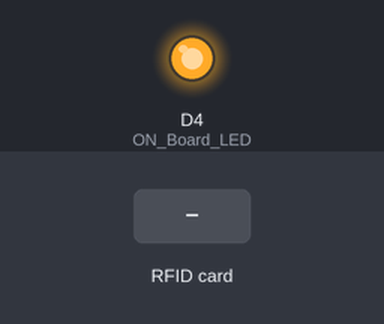
Bench run of a sketch on a simulated ESP8266 (NodeMCU). Parts: output pins drawn as LEDs (lit = HIGH). The inputs (shaded band) are chosen by the test bench. WiFi joins after 1.5 s; servers stay silent unless stated; uploads are accepted with an empty reply; what the sketch prints to the serial monitor is not drawn.

Above: at 3.2 s.
3.3 s: RFID card 13 03 20 00 held to the reader
At 4.1 s:
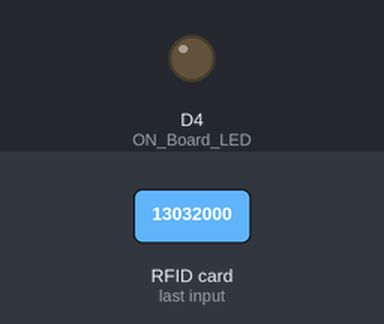
4.8 s: RFID card 5E 7A 19 C4 held to the reader
At 6.3 s:
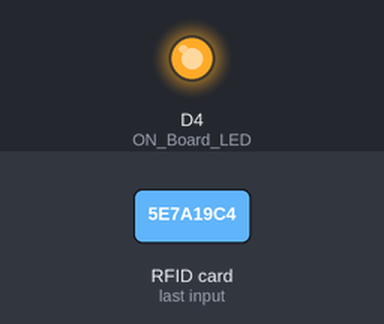
Timing chart, 0 to 7.8 s (numbered marks = the images above; inputs shaded):
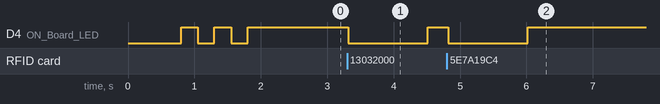

Measured:
- after the input at 3.3 s, D4 (ON_Board_LED): HIGH → LOW at once, → HIGH 1.2 s later
- after the input at 4.8 s, D4 (ON_Board_LED): HIGH → LOW at once, → HIGH 1.2 s later

The sketch:

code_arduino.ino.ino
```cpp
/*
# # # # # # # # # # # # # # # # # # # # # # # # # # # # # # # # # # # #
# RFID MFRC522 / RC522  : https://github.com/miguelbalboa/rfid       #
#                                                                     #
#                 cài đặt :                                           #
# NodeMCU ESP8266/ESP12E    RFID MFRC522 / RC522                      #
#         D2       <---------->   SDA/SS                              #
#         D5       <---------->   SCK                                 #
#         D7       <---------->   MOSI                                #
#         D6       <---------->   MISO                                #
#         GND      <---------->   GND                                 #
#         D1       <---------->   RST                                 #
#         3V/3V3   <---------->   3.3V                                #
# # # # # # # # # # # # # # # # # # # # # # # # # # # # # # # # # # # #

*/

//----------------------------------------thư viện NodeMCU ESP8266 --------------------------------------//
//---------------------------------------- https://www.youtube.com/watch?v=8jMr94B8iN0 để thêm thư viện và mạch NodeMCU ESP8266
#include <ESP8266WebServer.h>
#include <ESP8266HTTPClient.h>
#include <WiFiClient.h>

WiFiClient wifiClient;


//----------------------------------------thư viện SPI and MFRC522 -----------------------------------------------------//
//----------------------------------------tải thư viện MFRC522 / RC522 : https://github.com/miguelbalboa/rfid  -------------------------//
#include <SPI.h>
#include <MFRC522.h>
//-----------------------------------------------------------------------------------------------------------//

#define SS_PIN D2           //--> SDA / SS nối chân D2
#define RST_PIN D1          //--> RST nối chân D1
MFRC522 mfrc522(SS_PIN, RST_PIN);   //--> tạo lập MFRC522

#define ON_Board_LED 2  //--> Xác định đèn LED On Board, được sử dụng để báo khi quá trình kết nối với bộ định tuyến Wi-Fi


//----------------------------------------thông tin về wi-fi ---------------------------------------------------------//
const char* ssid = "Vusang1303";
const char* password = "13032000";
//-----------------------------------------------------------------//

ESP8266WebServer server(80);        //--> Server cổng 80

int readsuccess;
byte readcard[4];
char str[32] = "";
String StrUID;


//--------------------------------------------------- cài đặt --------------------------------------------------//
void setup() {
  Serial.begin(115200);     //--> tạo giao tiếp với máy tính
  SPI.begin();              //-->  SPI bus
  mfrc522.PCD_Init();       //-->  MFRC522 card

  delay(500);

  WiFi.begin(ssid, password);     //--> kết nối WiFi
  Serial.println("");

  pinMode(ON_Board_LED,OUTPUT);
  digitalWrite(ON_Board_LED, HIGH);   //--> tắt Led On Board


  //---------------------------------------chờ kết nối ---------//
  Serial.print("ĐANG KẾT NỐI");
  while (WiFi.status() != WL_CONNECTED) {
    Serial.print(".");


    //--------------------------Làm cho đèn LED nhấp nháy trên bo mạch KHI kết nối với  wifi--------------//
    digitalWrite(ON_Board_LED, LOW);
    delay(250);
    digitalWrite(ON_Board_LED, HIGH);
    delay(250);
  }
  digitalWrite(ON_Board_LED, HIGH);     //--> Tắt led khi kết nối xong


 //-----------------Nếu kết nối thành công với  wifi, Địa chỉ IP sẽ được hiển thị trên màn hình --------------//
  Serial.println("");
  Serial.print("Successfully connected to : ");
  Serial.println(ssid);
  Serial.print("IP address: ");
  Serial.println(WiFi.localIP());

  Serial.println("Please tag a card or keychain to see the UID !");  //--> yêu cầu nhập thẻ
  Serial.println("");
}
//----------------------------------------------------------------------------------------------------//


//--------------------------------------------LOOP-----------------------------------------//
void loop() {
  // -- main code --- //
  readsuccess = getid();

  if(readsuccess) {
  digitalWrite(ON_Board_LED, LOW);
    HTTPClient http;        //Khai báo đối tượng của HTTPClient//

    String UIDresultSend, postData;
    UIDresultSend = StrUID;

    // ---- dữ liệu ---- //
    postData = "UIDresult=" + UIDresultSend;

    String apiGetData="http://192.168.0.101:80/NodeMCU_RC522_Mysql/getUID.php";   //chỉ định đích đến
    http.begin(wifiClient, apiGetData);
    http.addHeader("Content-Type", "application/x-www-form-urlencoded");    //chỉ định header

    int httpCode = http.POST(postData);   //gửi request
    String payload = http.getString();    //nhận phản hồi

    Serial.println(UIDresultSend);
    Serial.println(httpCode);   // in mã code http
    Serial.println(payload);    // in phản hồi


    http.end();        // đóng kết nối
    delay(1000);
  digitalWrite(ON_Board_LED, HIGH);
  }
}
//-----------------------------------------------------------------------------------------------------------------------------------//


//-------------------------đọc thẻ-----------------------//
int getid() {
  if(!mfrc522.PICC_IsNewCardPresent()) {
    return 0;
  }
  if(!mfrc522.PICC_ReadCardSerial()) {
    return 0;
  }

  Serial.print("THE UID OF THE SCANNED CARD IS : ");

  for(int i=0;i<4;i++){
    readcard[i]=mfrc522.uid.uidByte[i];     //lưu trữ UID của thẻ trong thẻ đọc
    array_to_string(readcard, 4, str);
    StrUID = str;
  }
  mfrc522.PICC_HaltA();
  return 1;
}
//--------------------------------------------------------------------------------------------------//


//----------------------------------------thay đổi mảng UID thành chuỗi (array UID to string)---------------------------------------------------//
void array_to_string(byte array[], unsigned int len, char buffer[]) {
    for (unsigned int i = 0; i < len; i++)
    {
        byte nib1 = (array[i] >> 4) & 0x0F;
        byte nib2 = (array[i] >> 0) & 0x0F;
        buffer[i*2+0] = nib1  < 0xA ? '0' + nib1  : 'A' + nib1  - 0xA;
        buffer[i*2+1] = nib2  < 0xA ? '0' + nib2  : 'A' + nib2  - 0xA;
    }
    buffer[len*2] = '\0';
}
//----------------------------------------------------------------------------------//
```
